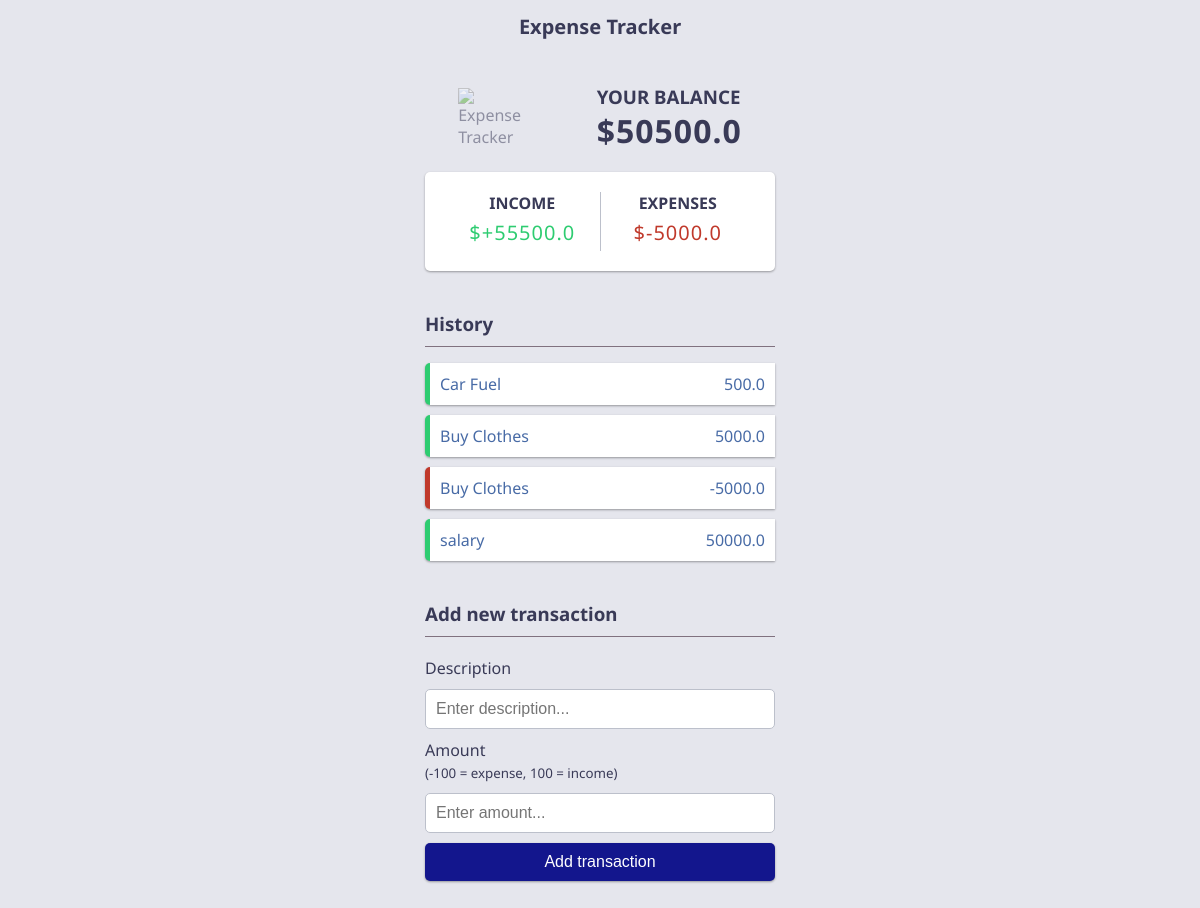
The page / on the database its author committed.
### tracker/models.py (models this page shows)
class Basemodel(models.Model):
    uuid = models.UUIDField(default=uuid.uuid4 , primary_key=True , editable=False , unique=True)
    creted_at = models.DateField(auto_now=True)
    updated_at = models.DateField(auto_now_add=True)

class Transaction(Basemodel):
    discription = models.CharField(max_length=100)
    ammount = models.FloatField()
    def isNegative(self):
        return self.ammount < 0

### tracker/views.py (the view, shortened to what this page needs)
# urls.py: path("" , index , name='index'),
def index(request):
    context = {'transections' : Transaction.objects.all(),
               'balance' : Transaction.objects.aggregate(total_balace = Sum('ammount'))['total_balace'],
               'income' :  Transaction.objects.filter(ammount__gte = 0).aggregate(income = Sum('ammount'))['income'] or 0,
               'expense' : Transaction.objects.filter(ammount__lte = 0).aggregate(expense = Sum('ammount'))['expense'] or 0
               }
    return render(request,'index.html', context)

### Template/index.html (shortened to what this page needs)
{% extends "base.html" %}
{% block start %}
<link rel="stylesheet" href="https://cdnjs.cloudflare.com/ajax/libs/font-awesome/4.0.0/css/font-awesome.css" />
<h1>Expense Tracker</h1>
<div class="container">
  <div class="header">
    <img
      src="https://i.ibb.co/jfScDTC/budget.png"
      alt="Expense Tracker"
    />
    <div class="balance-container">
      <h2>Your Balance</h2>
      <h2 id="balance" class="balance">${{balance}}</h2>
    </div>
  </div>
  <div class="inc-exp-container">
    <div>
      <h4>Income</h4>
      <p id="money-plus" class="money plus">$+{{income}}</p>
    </div>
    <div>
      <h4>Expenses</h4>
      <p id="money-minus" class="money minus">${{expense}}</p>
    </div>
  </div>
  <h3>History</h3>
<ul id="list" class="list">
  {% for t in transections %}
    <li class="{% if t.isNegative %} minus {% else %} plus {% endif %}">
      {{t.discription}} <span>{{t.ammount}}</span>
    </li>
  {% endfor %}
</ul>
  <h3>Add new transaction</h3>
  <form id="form" method="POST">
    <div class="form-control">
      <label for="text">Description</label>
      <input name="description" type="text" id="text" placeholder="Enter description..." />
    </div>
    <div class="form-control">
      <label for="amount"
        >Amount <br />
        <small>(-100 = expense, 100 = income)</small></label
      >
      <input name="ammount" type="number" id="amount" placeholder="Enter amount..." />
    </div>
    <button class="btn">Add transaction</button>
  </form>
</div>
{% endblock  %}

### Template/base.html (shortened to what this page needs)
<!DOCTYPE html>
<html lang="en">
<head>
</head>
<body>
    {% block start %}
    {% endblock %}
</body>
</html>

### Template/style.html (style rules this page uses)
:root { --main-color: #13168d; --secondary-color: #393a57; --ternary-color: #486ba6; --box-shadow: 0 1px 3px rgba(0, 0, 0, 0.12), 0 1px 2px rgba(0, 0, 0, 0.24); --background-color: #e5e6ed; --background-secondary-color: #fff; --border-color: #80717f; --border-secondary-color: #bcc0cb; --plus-color: #2ecc71; --minus-color: #c0392b; }
* { box-sizing: border-box; }
body { background-color: var(--background-color); color: var(--secondary-color); font-family: "Noto Sans", sans-serif; display: flex; flex-direction: column; align-items: center; justify-content: center; min-height: 100vh; margin: 0; }
.header { display: flex; align-items: center; justify-content: space-around; }
.header img { width: 4.5rem; width: 4.5rem; opacity: 0.5; }
.balance-container { display: flex; flex-direction: column; }
.container { margin: 30px auto; width: 350px; }
h1 { font-size: 1.25rem; }
h2 { font-size: 1.17rem; }
.balance { letter-spacing: 1px; margin: 0; font-size: 2rem; }
h3 { border-bottom: 1px solid var(--border-color); padding-bottom: 10px; margin: 40px 0 10px; }
h2, h4 { margin: 0; text-transform: uppercase; }
.inc-exp-container { background-color: var(--background-secondary-color); box-shadow: var(--box-shadow); padding: 20px; display: flex; justify-content: space-between; margin: 20px 0; border-radius: 5px; }
.inc-exp-container > div { flex: 1; text-align: center; }
.inc-exp-container > div:first-of-type { border-right: 1px solid var(--border-secondary-color); }
.money { font-size: 20px; letter-spacing: 1px; margin: 5px 0; }
.money.plus { color: var(--plus-color); }
.money.minus { color: var(--minus-color); }
label { display: inline-block; margin: 10px 0; }
input[type="text"], input[type="number"] { border: 1px solid var(--border-secondary-color); border-radius: 5px; display: block; font-size: 16px; padding: 10px; width: 100%; }
.btn { cursor: pointer; background-color: var(--main-color); box-shadow: var(--box-shadow); color: var(--background-secondary-color); border: 0; display: block; font-size: 16px; margin: 10px 0 30px; padding: 10px; width: 100%; border-radius: 5px; }
.list { list-style-type: none; padding: 0; margin-bottom: 40px; }
.list li { background-color: var(--background-secondary-color); box-shadow: var(--box-shadow); color: var(--ternary-color); display: flex; justify-content: space-between; position: relative; padding: 10px; margin: 10px 0; border-top-left-radius: 5px; border-bottom-left-radius: 5px; }
.list li.plus { border-left: 5px solid var(--plus-color); }
.list li.minus { border-left: 5px solid var(--minus-color); }

### rows shown on the page
Transaction: discription "Car Fuel", ammount "500.0"
Transaction: discription "Buy Clothes", ammount "5000.0"
Transaction: discription "Buy Clothes", ammount "-5000.0"
Transaction: discription "salary", ammount "50000.0"

### other values the page prints
{{ balance }} "50500.0"
{{ income }} "55500.0"
{{ expense }} "-5000.0"
